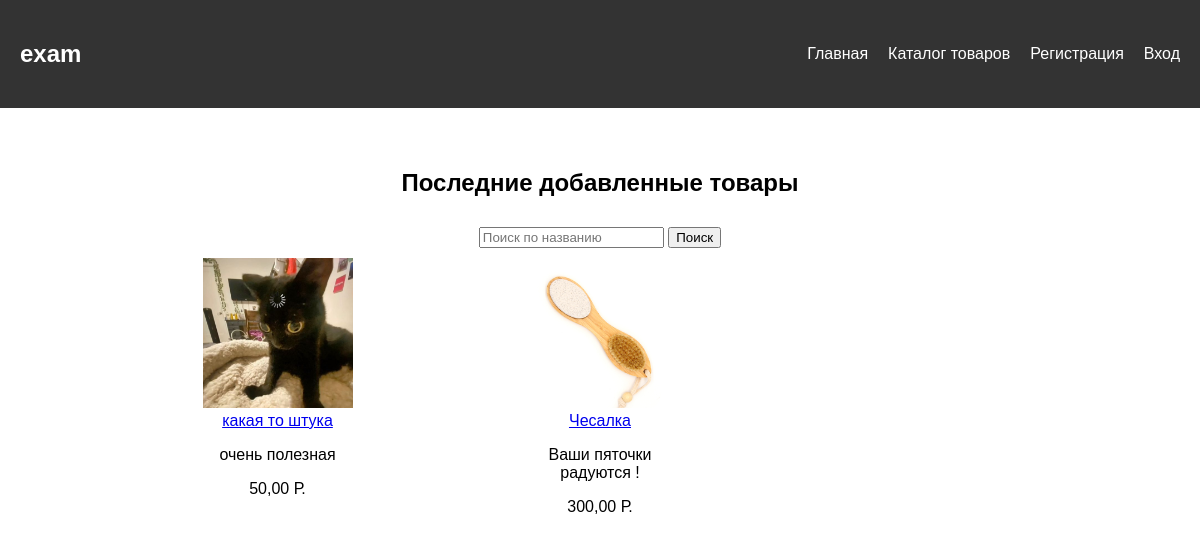
The page / on the database its author committed.
### main/models.py (models this page shows, shortened)
class Service(models.Model):
    name = models.CharField(max_length=255)
    description = models.TextField()
    price = models.DecimalField(max_digits=10, decimal_places=2)
    photo = models.ImageField(upload_to='service_photos/', null=True, blank=True)

### main/views.py (the view)
# urls.py: path('', index, name='index'),
def index(request):
    latest_services = Service.objects.order_by('-id')[:5]
    return render(request, 'main/index.html', {'latest_services': latest_services})

### main/templates/main/index.html
{% extends 'main/basic.html' %}
{% load static %}
{% block content %}
<h2 class="title_page">Последние добавленные товары</h2>
<div class="search_form">
    <form method="get" action="{% url 'main:search_services' %}">
        <input type="text" name="query" placeholder="Поиск по названию">
        <button type="submit">Поиск</button>
    </form>
</div>
     <div class="card_services_container">
        {% for service in latest_services %}
            <div class="card_services">
                <img src="{{ service.photo.url }}" alt="Фото товара" style="height: 150px; width: 150px; object-fit: cover;">
                <div>
                    <a href="{% url 'main:service_detail' service_id=service.id %}">{{ service.name }}</a>
                    <p>{{ service.description }}</p>
                    <p>{{ service.price }} Р.</p>
                </div>
            </div>
        {% endfor %}
    </div>
{% endblock %}

### main/static/style.css (style rules this page uses)
body { margin: 0; padding: 0; font-family: 'Arial', sans-serif; }
.card_services_container { display: grid; grid-template-columns: 0.5fr 0fr 0.5fr; padding: 10px; text-align: center; }
.title_page { display: flex; justify-content: center; padding: 5px 5px 10px; }
.search_form { display: flex; justify-content: center; }

### rows shown on the page
Service: photo (picture), name "какая то штука", description "очень полезная", price "50,00"
Service: photo (picture), name "Чесалка", description "Ваши пяточки радуются !", price "300,00"
